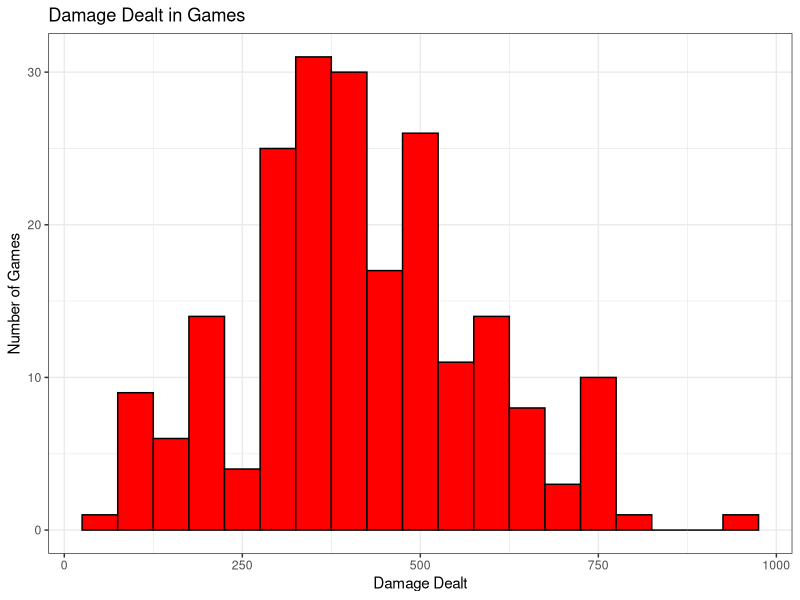
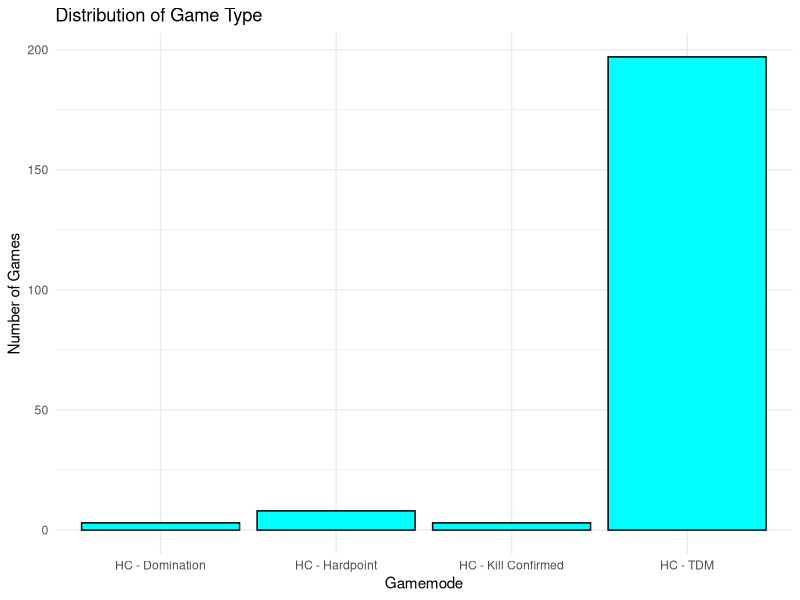
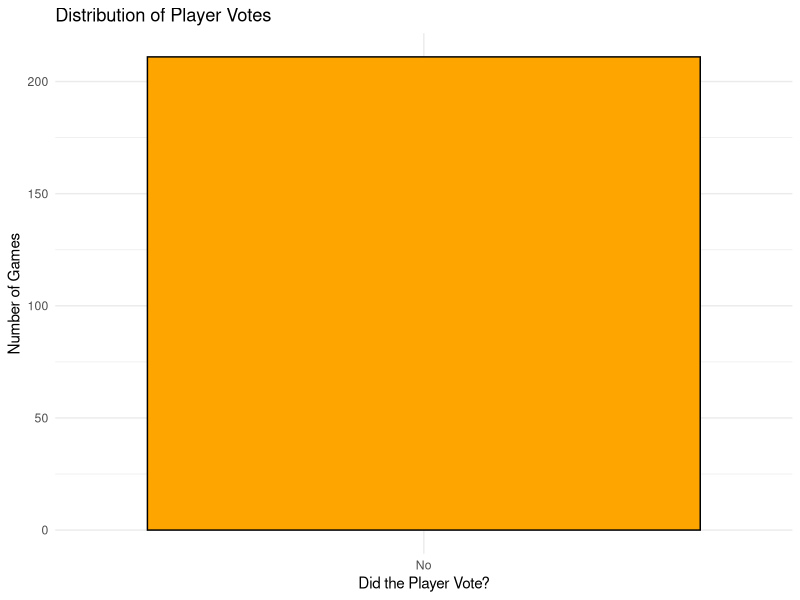
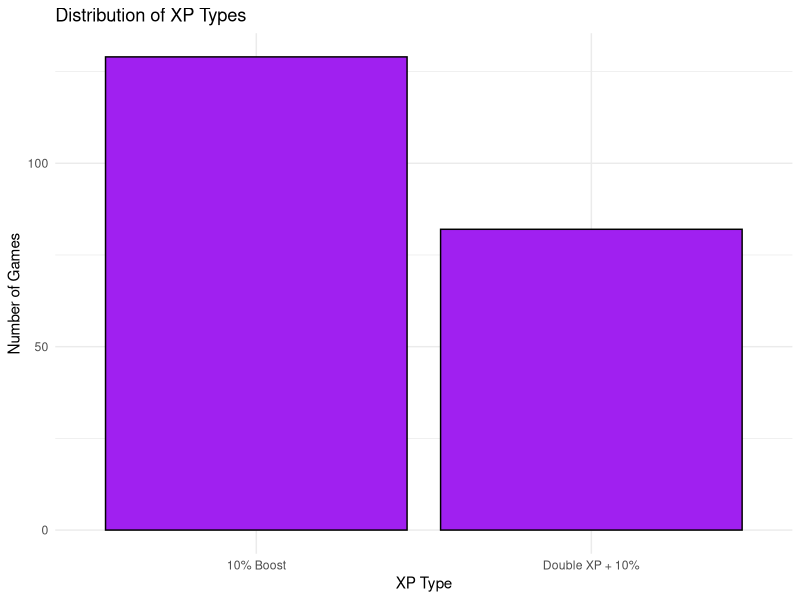
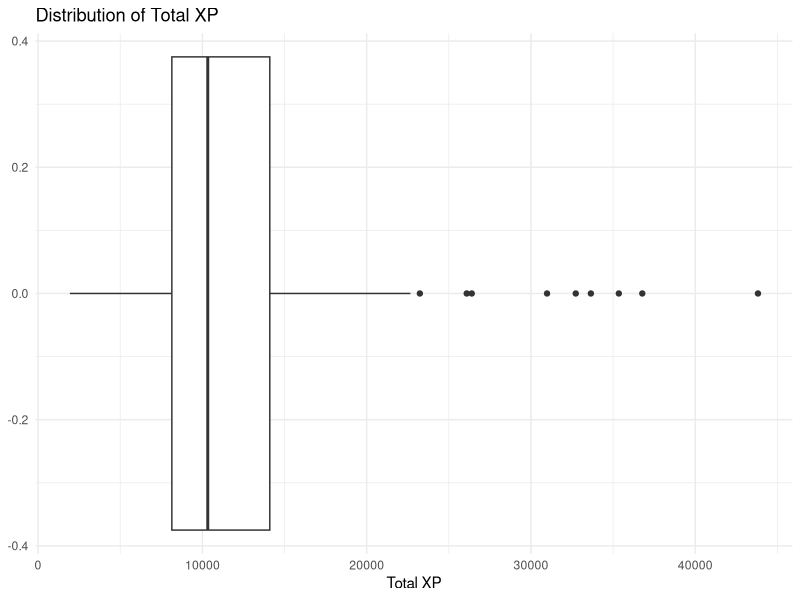

The R script that drew these images, in order:
## ---- chunk 1
remove(list = ls())
library(tidyverse)
library(readxl)
COD = read_excel("CODGames2_mp.xlsx")
## ---- chunk 2
count = 0
for (i in 1:nrow(COD)){
  bool = FALSE
  for (j in ncol(COD)){
    if (is.na(COD[i,j] == TRUE)){
      bool = TRUE
    }
  }
  if (bool == TRUE)
    count = count+1
}
print(count)
## ---- chunk 3
#Summary Statistics
COD %>%
  select(Damage) %>%
  summarize(min = min(Damage),
            max = max(Damage),
            mean = mean(Damage),
            median = median(Damage),
            standardDeviation = sd(Damage))
## ---- chunk 4
#Histogram displaying distribution of damage done
ggplot(data = COD,
       mapping = aes(x = Damage)) +
  geom_histogram(binwidth = 50, fill = "red", color = "black") +
  theme_bw() +
  labs(x = "Damage Dealt",
       y = "Number of Games",
       title = "Damage Dealt in Games")
## ---- chunk 5
table(COD$GameType)
## ---- chunk 6
ggplot(data = COD,
       mapping = aes(x = GameType)) +
  geom_bar(fill = "cyan", color = "black") +
  theme_minimal() +
  labs(x = "Gamemode",
       y = "Number of Games",
       title = "Distribution of Game Type")
## ---- chunk 7
table(COD$DidPlayerVote)
## ---- chunk 8
ggplot(data = COD,
       mapping = aes(x = DidPlayerVote)) +
  geom_bar(fill = "orange", color = "black") +
  theme_minimal() +
  labs(x = "Did the Player Vote?",
       y = "Number of Games",
       title = "Distribution of Player Votes")
## ---- chunk 9
table(COD$XPType)
## ---- chunk 10
ggplot(data = COD,
       mapping = aes(x = XPType)) +
  geom_bar(fill = "purple", color = "black") +
  theme_minimal() +
  labs(x = "XP Type",
       y = "Number of Games",
       title = "Distribution of XP Types")
## ---- chunk 11
COD %>%
  select(TotalXP) %>%
  summarize(min = min(TotalXP),
            max = max(TotalXP),
            mean = mean(TotalXP),
            median = median(TotalXP),
            standardDeviation = sd(TotalXP))
## ---- chunk 12
ggplot(data = COD,
       mapping = aes(x = TotalXP)) +
  geom_boxplot() +
  theme_minimal() +
  labs(
    x = "Total XP",
    title = "Distribution of Total XP"
  )
## ---- chunk 13
Splitresult = str_split_fixed(COD$Result, "-", 2)
colnames(Splitresult) = c("Team", "Opponent")
Splitresult2 = data.frame(Splitresult)
Team = as.numeric(unlist(Splitresult2$Team))
Opponent = as.numeric(unlist(Splitresult2$Opponent))
Splitresult3 = data.frame(Team, Opponent)
codwins = Splitresult3 %>% mutate(Win = ifelse(Team > Opponent, TRUE, FALSE), Loss = ifelse(Team < Opponent, TRUE, FALSE), Draw = ifelse(Team == Opponent, TRUE, FALSE))
codwinrate = c(nrow(codwins[codwins$Win == TRUE,])/nrow(codwins), nrow(codwins[codwins$Loss == TRUE,])/nrow(codwins), nrow(codwins[codwins$Draw,])/nrow(codwins))
print(codwinrate)
## ---- chunk 14
COD2 = COD %>% mutate(Win = codwins$Win)
model1 = glm(Win~Score, family = binomial, data = COD2)
summary(model1)
